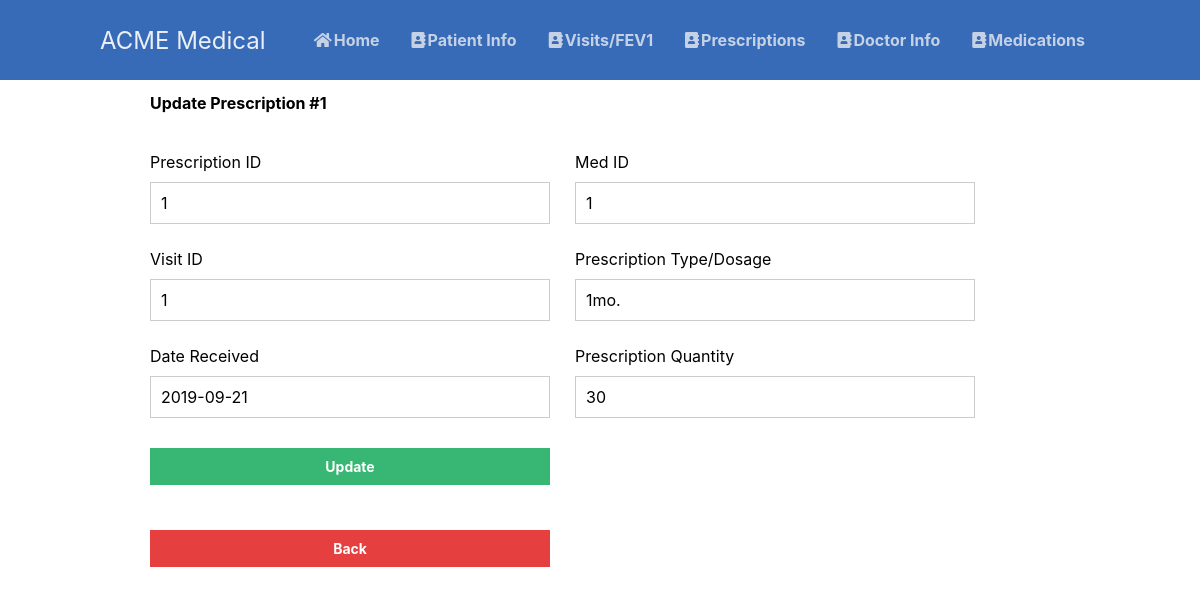
The app's page /scripts/prescription_table/prescriptionUpdate.php?presc_id=1 with its own data.
### tables this page shows
CREATE TABLE prescriptions
(presc_id INT AUTO_INCREMENT NOT NULL,
med_id INT NOT NULL,
visit_id INT NOT NULL,
presc_dosage VARCHAR(50),
presc_quantity INT NOT NULL,
date_received DATE,
PRIMARY KEY (presc_id),
FOREIGN KEY (med_id) REFERENCES medications (med_id) ON DELETE CASCADE,
FOREIGN KEY (visit_id) REFERENCES visits (visit_id) ON DELETE CASCADE);

### scripts/prescription_table/prescriptionUpdate.php (the view, shortened to what this page needs)
<?php
@include_once (APP_ROOT.APP_FOLDER_NAME . '/scripts/functions.php');
$pdo = pdo_connect_mysql();
if (isset($_GET['presc_id'])) {
    $stmt = $pdo->prepare('SELECT * FROM prescriptions WHERE presc_id = ?');
    $stmt->execute([$_GET['presc_id']]);
    $prescription = $stmt->fetch(PDO::FETCH_ASSOC);
} else {
    exit('No ID specified!');
}
?>
<?=template_header('Read')?>
<div class="content update">
	<h2>Update Prescription #<?=$prescription['presc_id']?></h2>
    <form action="prescriptionUpdate.php?presc_id=<?=$prescription['presc_id']?>" method="post">
        <label for="presc_id">Prescription ID</label>
        <label for="med_id">Med ID</label>
        <input type="text" name="presc_id" value="<?=$prescription['presc_id']?>" id="presc_id">
        <input type="text" name="med_id" value="<?=$prescription['med_id']?>" id="med_id">
        <label for="visit_id">Visit ID</label>
        <label for="presc_dosage">Prescription Type/Dosage</label>
        <input type="text" name="visit_id" value="<?=$prescription['visit_id']?>" id="visit_id">
        <input type="text" name="presc_dosage" value="<?=$prescription['presc_dosage']?>" id="presc_dosage">
        <label for="date_received">Date Received</label>
        <label for="presc_quantity">Prescription Quantity</label>
        <input type="text" name="date_received" value="<?=$prescription['date_received']?>" id="date_received">
        <input type="text" name="presc_quantity" value="<?=$prescription['presc_quantity']?>" id="date_received">
        <input type="submit" value="Update">
    </form>
    <button onclick="window.history.back()" class="back-button">Back</button>
</div>
<?=template_footer()?>

### styles/style.css (style rules this page uses)
* { box-sizing: border-box; font-family: -apple-system, BlinkMacSystemFont, "segoe ui", roboto, oxygen, ubuntu, cantarell, "fira sans", "droid sans", "helvetica neue", Arial, sans-serif; font-size: 16px; -webkit-font-smoothing: antialiased; -moz-osx-font-smoothing: grayscale; }
body { background-color: #FFFFFF; margin: 0; }
.content { width: 75%; margin: 0 auto; }
.update form { padding: 15px 0; display: flex; flex-flow: wrap; }
.update form label { display: inline-flex; width: 400px; padding: 10px 0; margin-right: 25px; }
.update form input { padding: 10px; width: 400px; margin-right: 25px; margin-bottom: 15px; border: 1px solid #cccccc; }
.update form input[type="submit"] { display: block; background-color: #38b673; border: 0; font-weight: bold; font-size: 14px; color: #FFFFFF; cursor: pointer; width: 400px; margin-top: 15px; }
.back-button { padding: 10px; text-align: center; text-decoration: none; display: block; background-color: #e53f3f; border: 0; font-weight: bold; font-size: 14px; color: #FFFFFF; cursor: pointer; width: 400px; margin-top: 15px; }

### records on screen
prescriptions: presc_id "1", med_id "1", visit_id "1", presc_dosage "1mo.", date_received "2019-09-21", presc_quantity "30"
